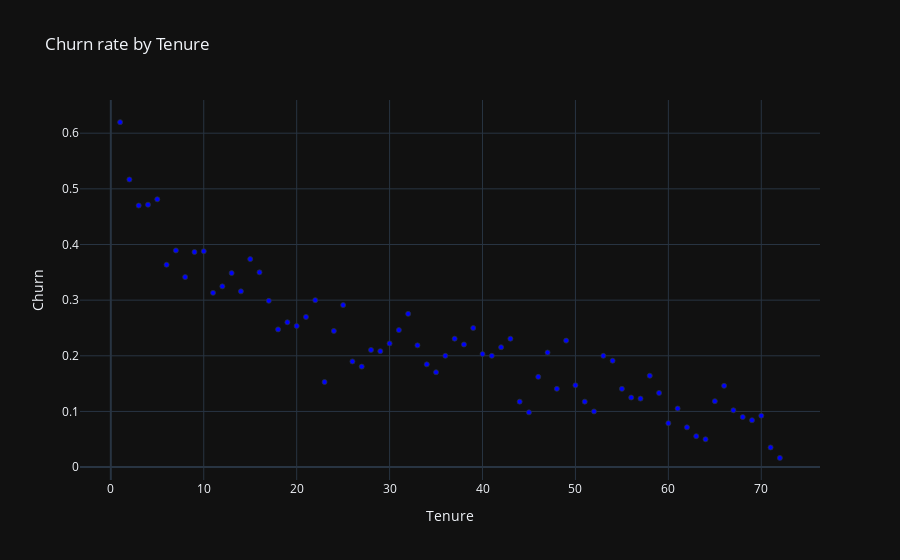

The notebook cell this image was saved under:
### Code cell
fig = go.Figure(data=[go.Scatter(x=tenure_churn['tenure'], y=tenure_churn['Churn'], mode='markers',
                                 name='low', marker={'size' :5, 'color':'blue', 'line':{'width':0.8}})])
fig.update_layout(title = 'Churn rate by Tenure' ,xaxis_title = 'Tenure', yaxis_title = 'Churn',template = 'plotly_dark')

fig.show()

### Figure 1 — Plotly figure (JSON) as saved in the notebook; plotly's stock layout.template omitted (floating-point values rounded to 4 significant figures)
{"data": [{"marker": {"color": "blue", "line": {"width": 0.8}, "size": 5}, "mode": "markers", "name": "low", "type": "scatter", "x": [1, 2, 3, 4, 5, 6, 7, 8, 9, 10, 11, 12, 13, 14, 15, 16, 17, 18, 19, 20, 21, 22, 23, 24, 25, 26, 27, 28, 29, 30, 31, 32, 33, 34, 35, 36, 37, 38, 39, 40, 41, 42, 43, 44, 45, 46, 47, 48, 49, 50, 51, 52, 53, 54, 55, 56, 57, 58, 59, 60, 61, 62, 63, 64, 65, 66, 67, 68, 69, 70, 71, 72], "y": [0.6199, 0.5168, 0.47, 0.4716, 0.4812, 0.3636, 0.3893, 0.3415, 0.3866, 0.3879, 0.3131, 0.3248, 0.3486, 0.3158, 0.3737, 0.35, 0.2989, 0.2474, 0.2603, 0.2535, 0.2698, 0.3, 0.1529, 0.2447, 0.2911, 0.1899, 0.1806, 0.2105, 0.2083, 0.2222, 0.2462, 0.2754, 0.2188, 0.1846, 0.1705, 0.2, 0.2308, 0.2203, 0.25, 0.2031, 0.2, 0.2154, 0.2308, 0.1176, 0.09836, 0.1622, 0.2059, 0.1406, 0.2273, 0.1471, 0.1176, 0.1, 0.2, 0.1912, 0.1406, 0.125, 0.1231, 0.1642, 0.1333, 0.07895, 0.1053, 0.07143, 0.05556, 0.05, 0.1184, 0.1461, 0.102, 0.09, 0.08421, 0.09244, 0.03529, 0.01657]}], "layout": {"title": {"text": "Churn rate by Tenure"}, "xaxis": {"title": {"text": "Tenure"}}, "yaxis": {"title": {"text": "Churn"}}}}
